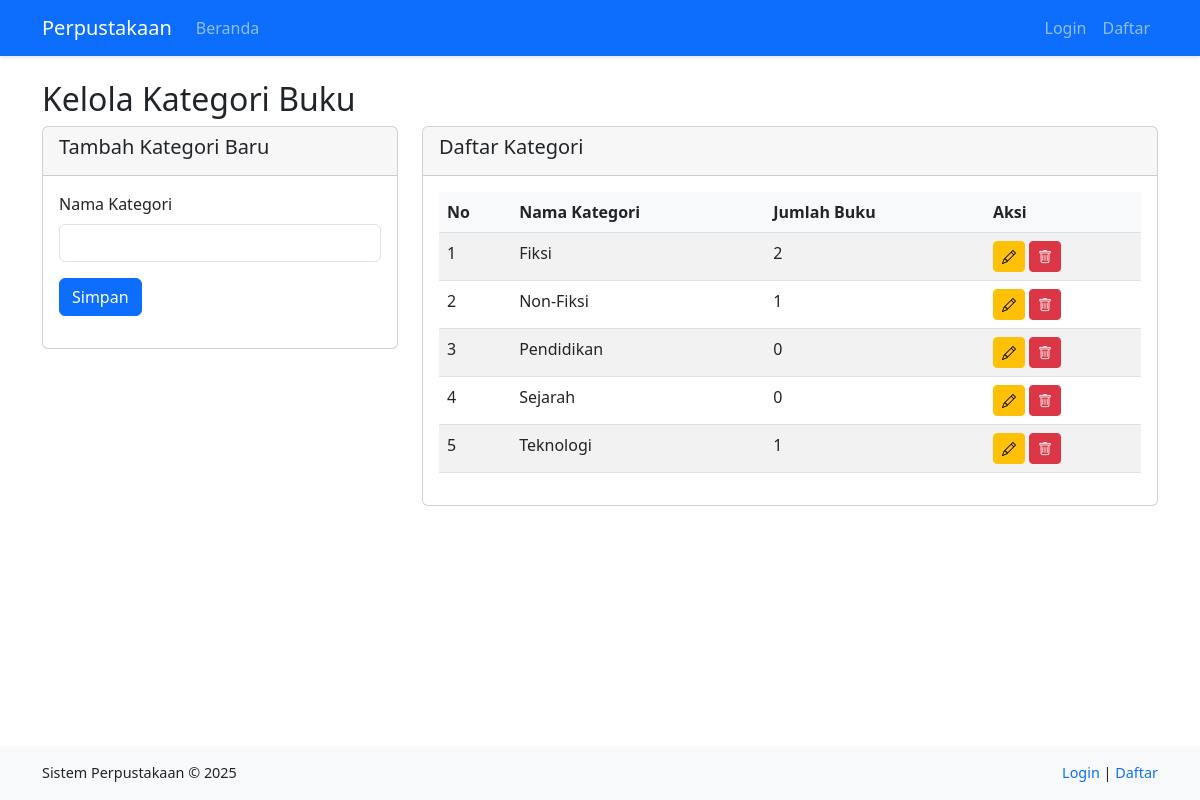
Screenshot of /pages/kategori/index.php with the database file from the repository.
### tables this page shows
CREATE TABLE IF NOT EXISTS kategori (
  id_kategori INT AUTO_INCREMENT PRIMARY KEY,
  nama_kategori VARCHAR(100) NOT NULL
);

### pages/kategori/index.php (the view, shortened to what this page needs)
<?php
require_once '../../includes/header.php';
$query = "SELECT k.*, COUNT(b.id_buku) as jumlah_buku
          FROM kategori k
          LEFT JOIN buku b ON k.id_kategori = b.id_kategori
          GROUP BY k.id_kategori
          ORDER BY k.nama_kategori ASC";
$result = mysqli_query($conn, $query);
?>
<h2>Kelola Kategori Buku</h2>
<div class="row">
  <div class="col-md-4">
    <div class="card">
      <div class="card-header">
        <h5>Tambah Kategori Baru</h5>
      </div>
      <div class="card-body">
        <form action="proses_kategori.php" method="POST">
          <div class="mb-3">
            <label for="nama_kategori" class="form-label">Nama Kategori</label>
            <input type="text" class="form-control" id="nama_kategori" name="nama_kategori" required>
          </div>
          <div class="mb-3">
            <button type="submit" name="tambah" class="btn btn-primary">Simpan</button>
          </div>
        </form>
      </div>
    </div>
  </div>
  <div class="col-md-8">
    <div class="card">
      <div class="card-header">
        <h5>Daftar Kategori</h5>
      </div>
      <div class="card-body">
        <div class="table-responsive">
          <table class="table table-striped table-hover">
            <thead>
              <tr>
                <th>No</th>
                <th>Nama Kategori</th>
                <th>Jumlah Buku</th>
                <th>Aksi</th>
              </tr>
            </thead>
            <tbody>
              <?php if (mysqli_num_rows($result) > 0): ?>
                <?php $no = 1; ?>
                <?php while ($row = mysqli_fetch_assoc($result)): ?>
                  <tr>
                    <td><?php echo $no++; ?></td>
                    <td><?php echo htmlspecialchars($row['nama_kategori']); ?></td>
                    <td><?php echo htmlspecialchars($row['jumlah_buku']); ?></td>
                    <td>
                      <button type="button" class="btn btn-sm btn-warning" data-bs-toggle="modal" data-bs-target="#editModal<?php echo $row['id_kategori']; ?>">
                        <i class="bi bi-pencil"></i>
                      </button>
                      <a href="proses_kategori.php?hapus=<?php echo $row['id_kategori']; ?>" class="btn btn-sm btn-danger" onclick="return confirm('Yakin ingin menghapus kategori ini?')">
                        <i class="bi bi-trash"></i>
                      </a>
                    </td>
                  </tr>
                <?php endwhile; ?>
              <?php else: ?>
                <tr>
                  <td colspan="4" class="text-center">Tidak ada data kategori</td>
                </tr>
              <?php endif; ?>
            </tbody>
          </table>
        </div>
      </div>
    </div>
  </div>
</div>
<?php
require_once INCLUDES_PATH . 'footer.php';
?>

### assets/css/style.css (style rules this page uses)
body { min-height: 100vh; display: flex; flex-direction: column; }
.card { transition: transform 0.2s, box-shadow 0.2s; margin-bottom: 1rem; }
.card-header { background-color: rgba(0, 0, 0, 0.03); font-weight: 500; }
.table-responsive { overflow-x: auto; }
.table th { background-color: #f8f9fa; }

### rows the page displays
kategori: nama_kategori "Fiksi", jumlah_buku "2"
kategori: nama_kategori "Non-Fiksi", jumlah_buku "1"
kategori: nama_kategori "Pendidikan", jumlah_buku "0"
kategori: nama_kategori "Sejarah", jumlah_buku "0"
kategori: nama_kategori "Teknologi", jumlah_buku "1"
